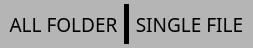
<?xml version="1.0" encoding="UTF-8"?>
<ui version="4.0">
 <class>Form_Upload</class>
 <widget class="QWidget" name="Form_Upload">
  <property name="geometry">
   <rect>
    <x>0</x>
    <y>0</y>
    <width>228</width>
    <height>48</height>
   </rect>
  </property>
  <property name="windowTitle">
   <string>Form</string>
  </property>
  <property name="styleSheet">
   <string notr="true">QWidget
{
background:#b5b5b5;
}</string>
  </property>
  <layout class="QGridLayout" name="gridLayout">
   <property name="leftMargin">
    <number>0</number>
   </property>
   <property name="topMargin">
    <number>0</number>
   </property>
   <property name="rightMargin">
    <number>0</number>
   </property>
   <property name="bottomMargin">
    <number>0</number>
   </property>
   <property name="spacing">
    <number>0</number>
   </property>
   <item row="0" column="0">
    <widget class="QWidget" name="widget" native="true">
     <layout class="QGridLayout" name="gridLayout_2">
      <property name="leftMargin">
       <number>3</number>
      </property>
      <property name="topMargin">
       <number>3</number>
      </property>
      <property name="rightMargin">
       <number>3</number>
      </property>
      <property name="bottomMargin">
       <number>3</number>
      </property>
      <property name="spacing">
       <number>0</number>
      </property>
      <item row="0" column="0">
       <widget class="QToolButton" name="tb_add_folder">
        <property name="minimumSize">
         <size>
          <width>0</width>
          <height>40</height>
         </size>
        </property>
        <property name="maximumSize">
         <size>
          <width>16777215</width>
          <height>40</height>
         </size>
        </property>
        <property name="font">
         <font>
          <family>Impact</family>
          <pointsize>14</pointsize>
          <underline>false</underline>
         </font>
        </property>
        <property name="styleSheet">
         <string notr="true">QToolButton
{
border:none;
}

QToolButton:Hover
{
background:#727272;
border:4px solid black;
border:4px solid black;
}</string>
        </property>
        <property name="text">
         <string>ALL FOLDER</string>
        </property>
       </widget>
      </item>
      <item row="0" column="2">
       <widget class="QToolButton" name="tb_add_file">
        <property name="minimumSize">
         <size>
          <width>0</width>
          <height>40</height>
         </size>
        </property>
        <property name="maximumSize">
         <size>
          <width>16777215</width>
          <height>40</height>
         </size>
        </property>
        <property name="font">
         <font>
          <family>Impact</family>
          <pointsize>14</pointsize>
          <underline>false</underline>
         </font>
        </property>
        <property name="styleSheet">
         <string notr="true">QToolButton
{
border:none;
}

QToolButton:Hover
{
background:#727272;
border:4px solid black;
border:4px solid black;
}</string>
        </property>
        <property name="text">
         <string>SINGLE FILE</string>
        </property>
       </widget>
      </item>
      <item row="0" column="1">
       <widget class="Line" name="line">
        <property name="minimumSize">
         <size>
          <width>5</width>
          <height>0</height>
         </size>
        </property>
        <property name="maximumSize">
         <size>
          <width>5</width>
          <height>16777215</height>
         </size>
        </property>
        <property name="styleSheet">
         <string notr="true">background:black;</string>
        </property>
        <property name="orientation">
         <enum>Qt::Vertical</enum>
        </property>
       </widget>
      </item>
     </layout>
     <zorder>line</zorder>
     <zorder>tb_add_folder</zorder>
     <zorder>tb_add_file</zorder>
    </widget>
   </item>
  </layout>
 </widget>
 <resources/>
 <connections/>
</ui>
